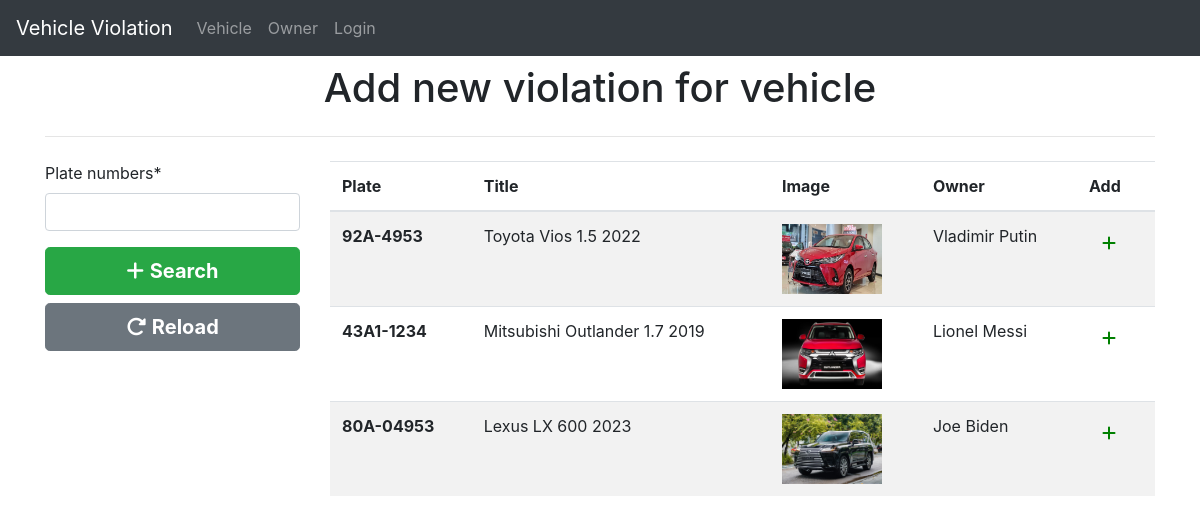
Page /get_vehicle_has_violation/ on the earlier database version.
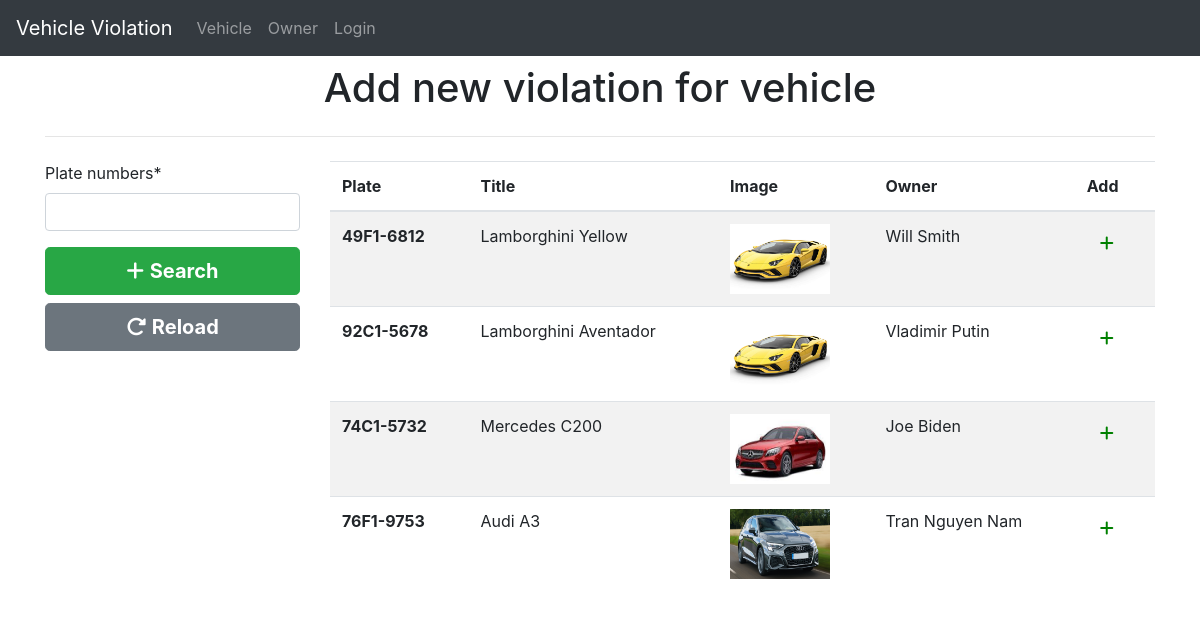
Same page on the later database version.
### vehicle/models.py (models this page shows, shortened)
class Vehicle(models.Model):
    plate = models.CharField(max_length=50)
    title = models.CharField(max_length=100)
    color = models.CharField(max_length=20)
    owner = models.ForeignKey(Owner, on_delete=models.CASCADE)
    image = models.ImageField(null=True, blank=True, upload_to='images/')

### owner/models.py (models this page shows)
class Owner(models.Model):
    firstname = models.CharField(max_length=100)
    lastname = models.CharField(max_length=100)
    phone = models.CharField(max_length=20)
    email = models.CharField(max_length=100)
    id_card = models.CharField(max_length=20)
    image = models.ImageField(null=True, blank=True, upload_to='images/')
    def __str__(self):
        return self.firstname + " " + self.lastname

### violation_history/views.py (the view)
# urls.py: path('get_vehicle_has_violation/',views.search_vehicle_has_violation, name='search_vehicle_has_violation'),
@csrf_exempt
def search_vehicle_has_violation(request):
    if request.method == "POST":
        search = request.POST['search']
        vehicle = Vehicle.objects.all().filter(plate__icontains=str(search))
        dt = {
                "Vehicles": vehicle,
                "form": SearchingForm()
            }
        return render(request, 'history/add_violation_history.html', dt)
    else:
        dt = {"Vehicles": Vehicle.objects.all().order_by("-id"), "form": SearchingForm()}
        return render(request, 'history/add_violation_history.html', dt)

### violation_history/forms.py
class SearchingForm(forms.Form):
    search = forms.CharField(max_length=100, label='Plate numbers')

### violation_history/templates/history/add_violation_history.html (shortened to what this page needs)
{% extends 'pages/base.html' %}
{% block content %}
{% load crispy_forms_tags %}
<h1 class="display-6" style="text-align: center;">Add new violation for vehicle</h1>
<hr class="my-4">
<div class="row">
  <div class="col-md-3">
  <form action="" method="POST" autocomplete="off">
  <div class="row">
    <div class="col-md-12">
        {{form.search|as_crispy_field}}
        <button type="submit" class="btn btn-success btn-block btn-lg"><i class="fa-solid fa-plus"></i> <b>Search</b></button>
        <a href="{% url 'search_vehicle_has_violation' %}" class="btn btn-secondary btn-block btn-lg">
            <i class="fa-solid fa-rotate-right"></i> <b>Reload</b>
        </a>
    </div>
    </div>
  </form>
  </div>
  <div class="col-md-9">
    <table class="table table-striped">
        <thead class="border-bottom font-weight-bold">
            <tr>
              <th>Plate</th>
              <th>Title</th>
              <th>Image</th>
              <th>Owner</th>
              <th>Add</th>
            </tr>
        </thead>
        <tbody>
            {% if Vehicles %}
            {% for v in Vehicles %}
              <tr>
                  <td><b>{{ v.plate }}</b></td>
                  <td>{{ v.title }}</td>
                  {% if v.image %}
                  <td><img src="{{ v.image.url }}" width="100" height="70"></td>
                  {% else %}
                  <td>none</td>
                  {% endif %}
                  <td>{{ v.owner }}</td>
                  <td>
                      <a href='{% url 'add_violation_history' v.id %}' class="btn text-secondary ">
                        <i class="fa-solid fa-plus" style="color: green;"></i>
                      </a>
                  </td>
              </tr>
              {% endfor %}
            {% endif %}
        </tbody>
      </table>
    </div>
</div>
{% endblock content %}

Differences in the rows shown:
removed Vehicle: plate "92A-4953", title "Toyota Vios 1.5 2022", image (picture), owner "Vladimir Putin"
removed Vehicle: plate "43A1-1234", title "Mitsubishi Outlander 1.7 2019", image (picture), owner "Lionel Messi"
removed Vehicle: plate "80A-04953", title "Lexus LX 600 2023", image (picture), owner "Joe Biden"
added Vehicle: plate "49F1-6812", title "Lamborghini Yellow", image (picture), owner "Will Smith"
added Vehicle: plate "92C1-5678", title "Lamborghini Aventador", image (picture), owner "Vladimir Putin"
added Vehicle: plate "74C1-5732", title "Mercedes C200", image (picture), owner "Joe Biden"
added Vehicle: plate "76F1-9753", title "Audi A3", image (picture), owner "Tran Nguyen Nam"
